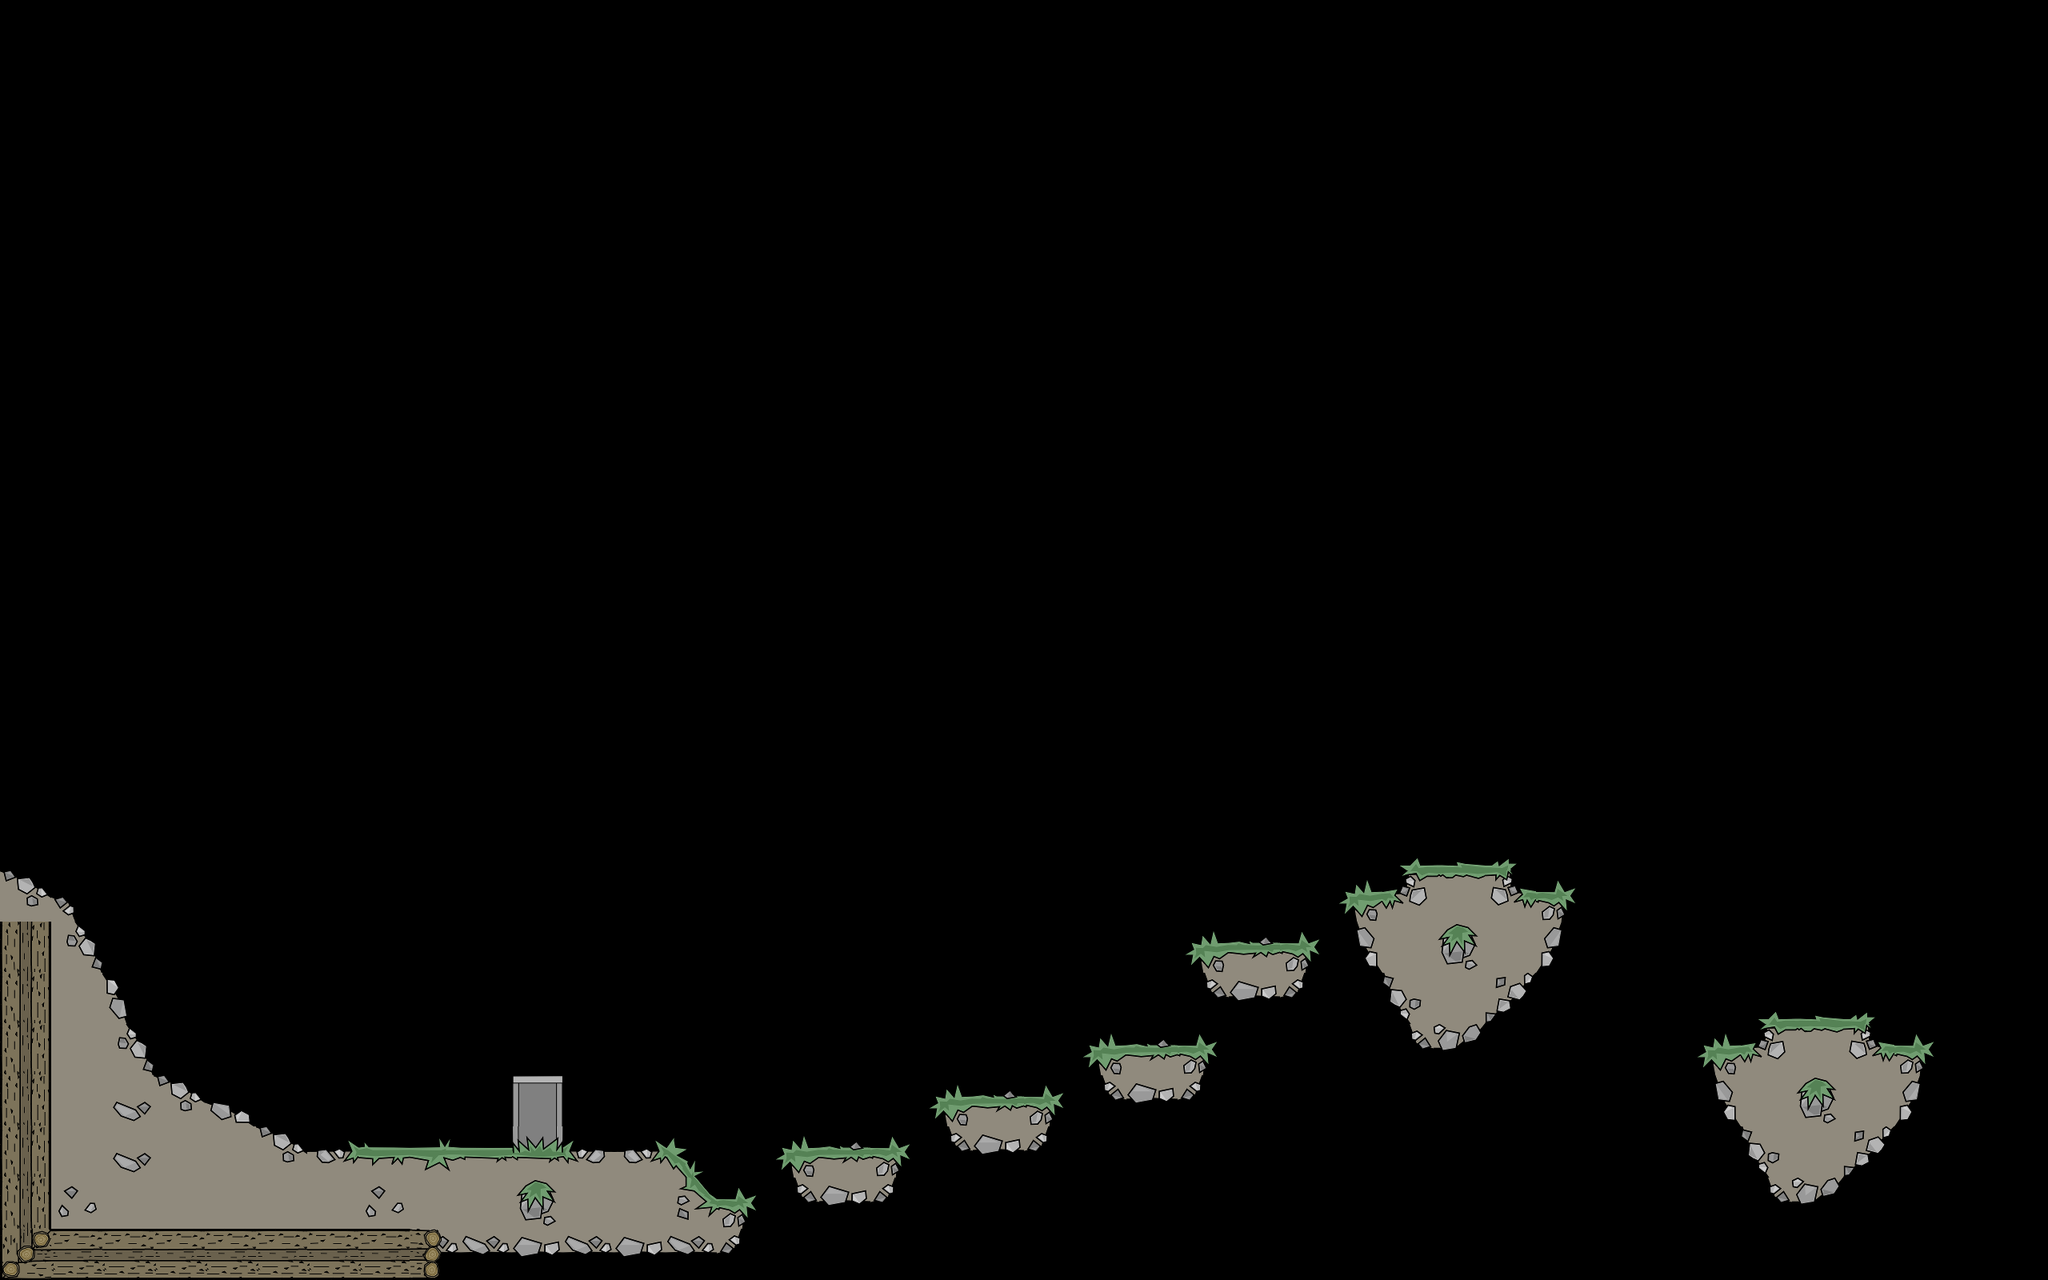

Tiled map render using the project's own tile images. Description and the map definition, with tile-layer contents summarised, below:
An orthogonal 40x25 tile map with 64x64 px tiles, 2 tile layers (tilebg, tile) and 8 objects (3x coin, flagBlue, flagOrange).

<map version="1.10" tiledversion="1.9.1" orientation="orthogonal" renderorder="right-down" width="40" height="25" tilewidth="64" tileheight="64" nextlayerid="4" nextobjectid="9">
  <properties>
    <property name="sw1" value="128" />
    <property name="sw2" value="111" />
    <property name="sw3" value="110" />
    <property name="sw4" value="109" />
    <property name="sw5" value="126" />
    <property name="sw6" value="21" />
  </properties>
  <tileset firstgid="1" name="tile64_new" margin="2" spacing="2" columns="15" tilecount="225" tileheight="64" tilewidth="64">
    <image source="tile64_new.png" width="992" height="992" />
  </tileset>
  <layer id="2" name="tilebg" width="40" height="25">
    <data>[1000 cells, 2 non-empty, 1 distinct tile ids]</data>
  </layer>
  <layer id="1" name="tile" width="40" height="25">
    <data>[1000 cells, 119 non-empty, 40 distinct tile ids]</data>
  </layer>
  <objectgroup id="3" name="objects">
    <object name="coin" id="1" x="664" y="1259">
      <point />
    </object>
    <object name="flagBlue" id="2" x="33.956238" y="1062.985">
      <point />
    </object>
    <object name="flagOrange" id="3" x="2271" y="1262">
      <point />
    </object>
    <object name="coin" id="4" x="1052" y="1322">
      <point />
    </object>
    <object id="5" x="1246" y="1293">
      <point />
    </object>
    <object id="6" x="1434" y="1222">
      <point />
    </object>
    <object id="7" x="1566" y="1086">
      <point />
    </object>
    <object name="coin" id="8" x="1819" y="1006">
      <point />
    </object>
  </objectgroup>
</map>
